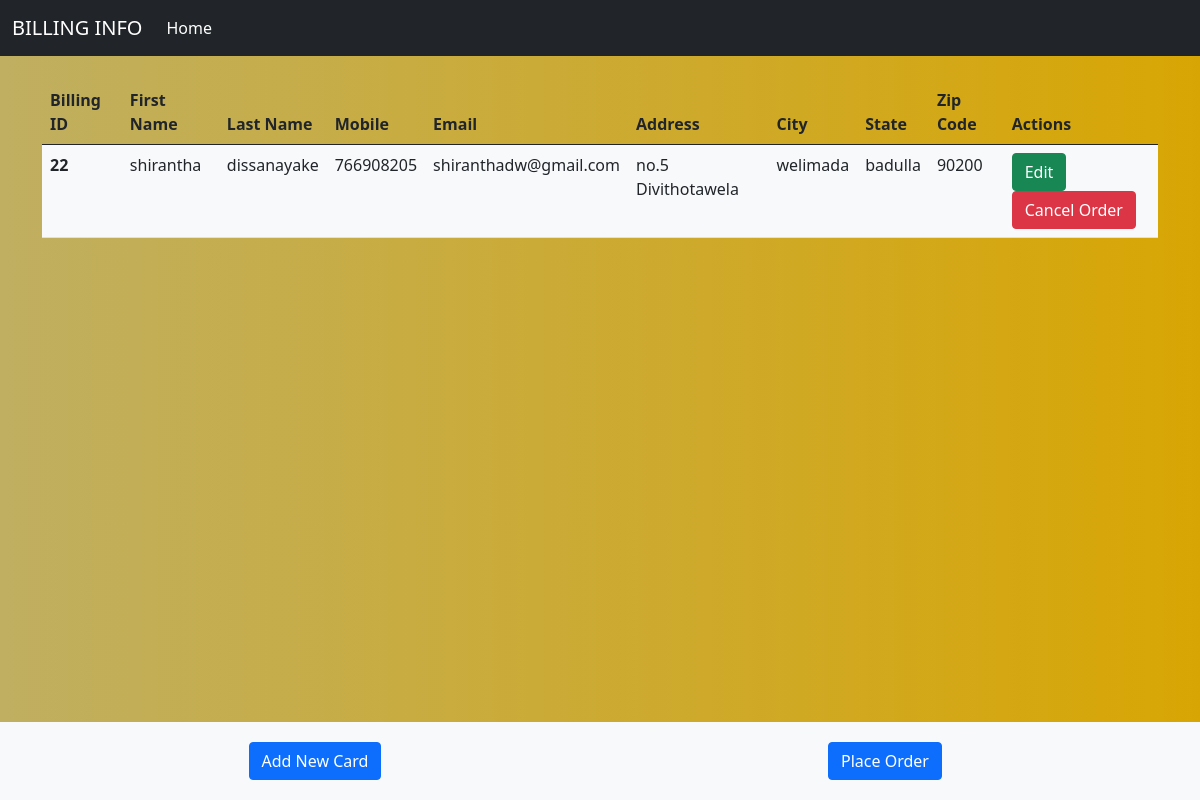
Page /PHP/viewBillinginfo.php on the committed database.
### tables this page shows
CREATE TABLE `billing_info` (
  `billing_id` int(11) NOT NULL,
  `f_name` varchar(50) NOT NULL,
  `l_name` varchar(50) NOT NULL,
  `mobile` int(12) NOT NULL,
  `email` varchar(100) NOT NULL,
  `address` varchar(100) NOT NULL,
  `city` varchar(100) NOT NULL,
  `state` varchar(100) NOT NULL,
  `zip_code` int(10) NOT NULL,
  `c_name` varchar(50) NOT NULL,
  `c_number` int(15) NOT NULL,
  `exp_m` int(10) NOT NULL,
  `exp_y` int(10) NOT NULL,
  `cvv` int(10) NOT NULL
);

### PHP/viewBillinginfo.php (the view, shortened to what this page needs)
<!doctype html>
<html lang="en">
<head>
<link href="https://cdn.jsdelivr.net/npm/bootstrap@5.0.2/dist/css/bootstrap.min.css" rel="stylesheet">
</head>
<body>
<nav class="navbar navbar-expand-lg navbar-dark bg-dark">
    <div class="container-fluid">
        <a class="navbar-brand" href="adminindex.php">BILLING INFO</a>
        <div class="collapse navbar-collapse" id="navbarNav">
            <ul class="navbar-nav">
                <li class="nav-item">
                    <a class="nav-link active" aria-current="page" href="g_home.php">Home</a>
                </li>
            </ul>
        </div>
    </div>
</nav>
<div class="container my-4">
    <table class="table">
        <thead>
            <tr>
                <th>Billing ID</th>
                <th>First Name</th>
                <th>Last Name</th>
                <th>Mobile</th>
                <th>Email</th>
                <th>Address</th>
                <th>City</th>
                <th>State</th>
                <th>Zip Code</th>
                <th>Actions</th>
            </tr>
        </thead>
        <tbody>
            <?php
            include "connection.php";
            $sql = "select billing_id,f_name,l_name,mobile,email,address,city,state,zip_code from billing_info";
            $result = $conn->query($sql);
            while($row=$result->fetch_assoc()){
                echo "
                <tr>
                    <th>$row[billing_id]</th>
                    <td>$row[f_name]</td>
                    <td>$row[l_name]</td>
                    <td>$row[mobile]</td>
                    <td>$row[email]</td>
                    <td>$row[address]</td>
                    <td>$row[city]</td>
                    <td>$row[state]</td>
                    <td>$row[zip_code]</td>
                    <td>
                        <a class='btn btn-success' href='editBilling.php?billing_id=$row[billing_id]'>Edit</a>
                        <a class='btn btn-danger' href='deletebilling.php?billing_id=$row[billing_id]'>Cancel Order</a>
                    </td>
                </tr>
                ";
            }
            ?>
        </tbody>
    </table>
</div>
<div class="footer">
    <div class="container">
        <div class="row">
            <div class="col-md-6">
                <a type="button" class="btn btn-primary" href="billing.php">Add New Card</a>
            </div>
            <div class="col-md-6">
                <a type="button" class="btn btn-primary" onclick="showConfirmation()">Place Order</a>
            </div>
        </div>
    </div>
</div>
</body>
</html>

### PHP/viewBillinginfo.php (style rules this page uses)
.footer { position: fixed; bottom: 0; left: 0; width: 100%; background-color: #f8f9fa; padding: 20px 0; text-align: center; }
body { background: linear-gradient(to right, #c0af61,#d8a604); }
table tbody { background-color: #f8f9fa; }

### rows in the picture
billing_info: billing_id "22", f_name "shirantha", l_name "dissanayake", mobile "766908205", email "shiranthadw@gmail.com", address "no.5 Divithotawela", city "welimada", state "badulla", zip_code "90200"
